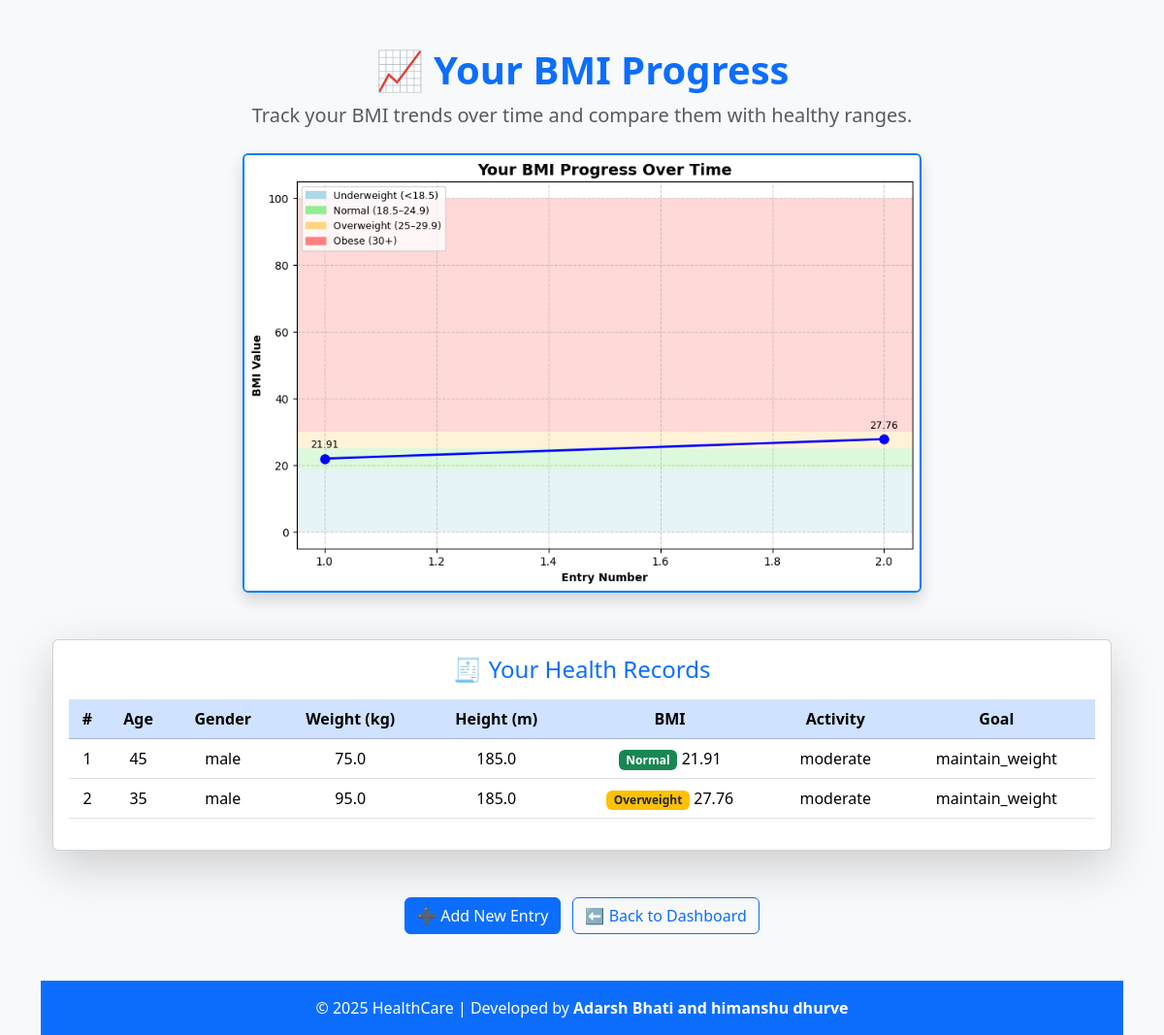
The app's page /progress (signed in) with its own data.
### app.py (models this page shows)
class HealthInfo(db.Model):
    id = db.Column(db.Integer, primary_key=True)
    user_id = db.Column(db.Integer, db.ForeignKey('user.id'), nullable=False)
    age = db.Column(db.Integer, nullable=False)
    gender = db.Column(db.String(10), nullable=False)
    weight = db.Column(db.Float, nullable=False)
    height = db.Column(db.Float, nullable=False)
    activity_level = db.Column(db.String(50), nullable=False)
    goal = db.Column(db.String(50), nullable=False)

### app.py (the view)
@app.route('/progress')
@login_required
def progress():
    user_id = session.get('user_id')
    user_data = HealthInfo.query.filter_by(user_id=user_id).all()
    if not user_data:
        flash("No progress data found! Please fill the health form first.")
        return redirect(url_for('personhealth'))
    os.makedirs("static", exist_ok=True)
    weights = [info.weight for info in user_data]
    heights = [info.height for info in user_data]
    bmis = [round(w / (h ** 2), 2) for w, h in zip(weights, heights)]
    entries = list(range(1, len(bmis) + 1))
    import matplotlib.patches as mpatches
    plt.figure(figsize=(10, 6))
    plt.title("Your BMI Progress Over Time", fontsize=14, fontweight='bold')
    plt.xlabel("Entry Number", fontweight='bold')
    plt.ylabel("BMI Value", fontweight='bold')
    plt.axhspan(0, 18.4, facecolor='#ADD8E6', alpha=0.3, label='Underweight (<18.5)')
    plt.axhspan(18.5, 24.9, facecolor='#90EE90', alpha=0.3, label='Normal (18.5–24.9)')
    plt.axhspan(25, 29.9, facecolor='#FFD580', alpha=0.3, label='Overweight (25–29.9)')
    plt.axhspan(30, 100, facecolor='#FF7F7F', alpha=0.3, label='Obese (30+)')
    plt.plot(entries, bmis, marker='o', color='blue', linewidth=2, label="Your BMI", markersize=8)
    plt.grid(True, linestyle="--", alpha=0.6)
    for i, (x, y) in enumerate(zip(entries, bmis)):
        plt.annotate(f'{y}', (x, y), textcoords="offset points", xytext=(0,10), ha='center', fontsize=9)
    handles = [
        mpatches.Patch(color='#ADD8E6', label='Underweight (<18.5)'),
        mpatches.Patch(color='#90EE90', label='Normal (18.5–24.9)'),
        mpatches.Patch(color='#FFD580', label='Overweight (25–29.9)'),
        mpatches.Patch(color='#FF7F7F', label='Obese (30+)'),
    ]
    plt.legend(handles=handles, loc="upper left", fontsize=9)
    img_path = os.path.join("static", f"progress_{user_id}.png")
    plt.savefig(img_path, bbox_inches='tight', dpi=100)
    plt.close()
    progress_data = [
        {
            "entry": i+1,
            "age": info.age,
            "gender": info.gender,
            "weight": info.weight,
            "height": info.height * 100,  # Convert back to cm for display
            "bmi": round(info.weight / (info.height ** 2), 2),
            "activity": info.activity_level,
            "goal": info.goal
        }
        for i, info in enumerate(user_data)
    ]
    return render_template("progress.html", img_path=img_path, progress_data=progress_data)

### app.py (called while the page is built)
def login_required(func):
    @wraps(func)
    def wrapper(*args, **kwargs):
        if 'user_id' not in session:
            flash("Please login to continue!")
            return redirect(url_for('login'))
        return func(*args, **kwargs)
    return wrapper

### templates/progress.html (shortened to what this page needs)
{% extends 'base.html' %}
{% block content %}
<div class="container mt-5">
  <div class="text-center mb-4">
    <h1 class="fw-bold text-primary">📈 Your BMI Progress</h1>
    <p class="lead text-muted">Track your BMI trends over time and compare them with healthy ranges.</p>
  </div>
  <div class="text-center mb-5">
    <img src="/{{ img_path }}" alt="BMI Progress Graph"
         class="img-fluid rounded shadow" style="max-width: 700px; border: 2px solid #007bff;">
  </div>
  <div class="card shadow-lg mb-5">
    <div class="card-body">
      <h4 class="text-center text-primary mb-3">🧾 Your Health Records</h4>
      <div class="table-responsive">
        <table class="table table-hover text-center align-middle">
          <thead class="table-primary">
            <tr>
              <th>#</th>
              <th>Age</th>
              <th>Gender</th>
              <th>Weight (kg)</th>
              <th>Height (m)</th>
              <th>BMI</th>
              <th>Activity</th>
              <th>Goal</th>
            </tr>
          </thead>
          <tbody>
            {% for record in progress_data %}
            <tr>
              <td>{{ loop.index }}</td>
              <td>{{ record.age }}</td>
              <td>{{ record.gender }}</td>
              <td>{{ record.weight }}</td>
              <td>{{ record.height }}</td>
              <td>
                {% if record.bmi < 18.5 %}
                  <span class="badge bg-info text-dark">Underweight</span> {{ record.bmi }}
                {% elif record.bmi < 25 %}
                  <span class="badge bg-success">Normal</span> {{ record.bmi }}
                {% elif record.bmi < 30 %}
                  <span class="badge bg-warning text-dark">Overweight</span> {{ record.bmi }}
                {% else %}
                  <span class="badge bg-danger">Obese</span> {{ record.bmi }}
                {% endif %}
              </td>
              <td>{{ record.activity }}</td>
              <td>{{ record.goal }}</td>
            </tr>
            {% endfor %}
          </tbody>
        </table>
      </div>
    </div>
  </div>
  <div class="text-center">
    <a href="{{ url_for('personhealth') }}" class="btn btn-primary me-2">➕ Add New Entry</a>
    <a href="{{ url_for('dashboard') }}" class="btn btn-outline-primary">⬅ Back to Dashboard</a>
  </div>
</div>
<footer class="bg-primary text-white text-center py-3 mt-5">
  <p class="mb-0">&copy; 2025 HealthCare | Developed by <b>Adarsh Bhati and himanshu dhurve</b></p>
</footer>
{% endblock %}

### records on screen
HealthInfo: age "45", gender "male", weight "75.0", height "185.0", bmi "21.91", activity "moderate", goal "maintain_weight"
HealthInfo: age "35", gender "male", weight "95.0", height "185.0", bmi "27.76", activity "moderate", goal "maintain_weight"
